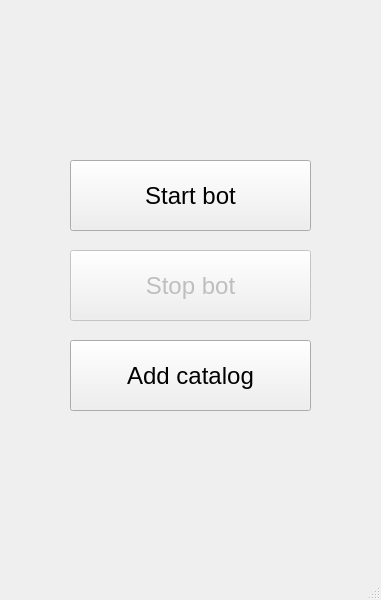
<?xml version="1.0" encoding="UTF-8"?>
<ui version="4.0">
 <class>control_panel</class>
 <widget class="QMainWindow" name="control_panel">
  <property name="geometry">
   <rect>
    <x>0</x>
    <y>0</y>
    <width>381</width>
    <height>600</height>
   </rect>
  </property>
  <property name="windowTitle">
   <string>MainWindow</string>
  </property>
  <widget class="QWidget" name="centralwidget">
   <widget class="QPushButton" name="start_bot_button">
    <property name="geometry">
     <rect>
      <x>70</x>
      <y>160</y>
      <width>241</width>
      <height>71</height>
     </rect>
    </property>
    <property name="font">
     <font>
      <pointsize>18</pointsize>
      <weight>50</weight>
      <bold>false</bold>
     </font>
    </property>
    <property name="text">
     <string>Start bot</string>
    </property>
   </widget>
   <widget class="QPushButton" name="add_catalog_button">
    <property name="geometry">
     <rect>
      <x>70</x>
      <y>340</y>
      <width>241</width>
      <height>71</height>
     </rect>
    </property>
    <property name="font">
     <font>
      <pointsize>18</pointsize>
      <weight>50</weight>
      <bold>false</bold>
     </font>
    </property>
    <property name="text">
     <string>Add catalog</string>
    </property>
   </widget>
   <widget class="QPushButton" name="stop_bot_button">
    <property name="enabled">
     <bool>false</bool>
    </property>
    <property name="geometry">
     <rect>
      <x>70</x>
      <y>250</y>
      <width>241</width>
      <height>71</height>
     </rect>
    </property>
    <property name="font">
     <font>
      <pointsize>18</pointsize>
      <weight>50</weight>
      <bold>false</bold>
     </font>
    </property>
    <property name="text">
     <string>Stop bot</string>
    </property>
   </widget>
  </widget>
  <widget class="QMenuBar" name="menubar">
   <property name="geometry">
    <rect>
     <x>0</x>
     <y>0</y>
     <width>381</width>
     <height>21</height>
    </rect>
   </property>
  </widget>
  <widget class="QStatusBar" name="statusbar"/>
 </widget>
 <resources/>
 <connections/>
</ui>
